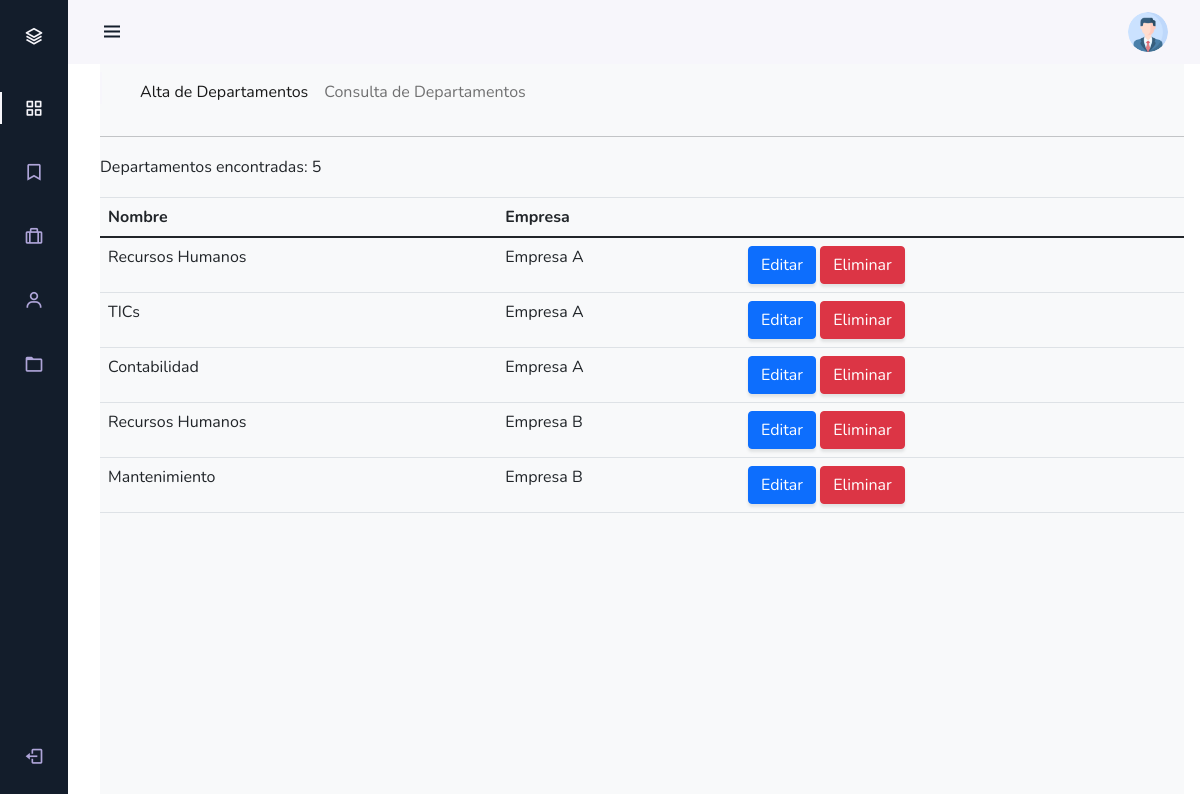
The page /gestionEmpleados/buscarD/ on the database its author committed.
### gestionEmpleados/models.py (models this page shows, shortened)
class  Departamento(models.Model):
    nombre=models.CharField(max_length=50)
    emp=models.ForeignKey(Empresa,on_delete=models.CASCADE)

class Empresa(models.Model):
    nombre=models.CharField(max_length=50)
    contacto=models.CharField(max_length=50, blank=True,null=True)
    telefono=models.CharField(max_length=10, blank=True,null=True)
    direccion=models.CharField(max_length=10, blank=True,null=True)
    def __str__(self):
        return self.nombre

### gestionEmpleados/views.py (the view)
# urls.py: path('buscarD/', views.buscarDept,name="BuscarD"),
def buscarDept(request):
    lista = Departamento.objects.all()
    return render(request,"resultados_deptos.html",{"articulos":lista})

### gestionEmpleados/Templates/resultados_deptos.html (shortened to what this page needs)
{% extends "departamentos.html" %}
{% load static %}
{% block content %}
    <div>
    <nav class="navbar navbar-expand-lg navbar-light bg-light">
          <div class="collapse navbar-collapse" id="navbarSupportedContent">
              <ul class="navbar-nav mr-auto">
                  <li class="nav-item active">
                    <a class="nav-link" href="{% url 'RegistrarD' %}">Alta de Departamentos </a>
                  </li>
                  <li class="nav-item">
                    <a class="nav-link" href="{% url 'BuscarD' %}">Consulta de Departamentos</a>
                  </li>
              </ul>
          </div>
         </nav>
          <hr>
      {% if articulos%}
      <p>Departamentos encontradas: {{articulos|length}} </p>
      <table class="table">
        <thead>
          <tr>
            <th>Nombre</th>
            <th>Empresa</th>
            <th></th>
          </tr>
        </thead>
        <tbody>
          {% for articulo in articulos%}
          <tr>
            <td>{{articulo.nombre}}</td>
            <td>{{articulo.emp}}</td>
            <td>
                <a href="{% url 'EditarD' articulo.id %}" class="btn btn-primary">Editar</a>
                <a href="{% url 'EliminarD' articulo.id %}" class="btn btn-danger">Eliminar</a>
            </td>
          </tr>
          {% endfor %}
        </tbody>
      </table>
      {% endif%}
    </div>
 {% endblock %}

### gestionEmpleados/static/gestionEmpleados/css/gestion.css (style rules this page uses)
body { font-family: 'Lora'; background-attachment: fixed; background-position: center; background-size: cover; }
p { line-height: 1.75; }
.btn { box-shadow: 0px 3px 3px 0px rgba(33, 37, 41, 0.1); }

### gestionEmpleados/static/gestionEmpleados/css/menu.css (style rules this page uses)
:root { --header-height: 3rem; --nav-width: 68px; --first-color: #131d2b; --first-color-light: #AFA5D9; --white-color: #F7F6FB; --body-font: 'Nunito', sans-serif; --normal-font-size: 1rem; --z-fixed: 100 }
body { position: relative; margin: var(--header-height) 0 0 0; padding: 0 1rem; font-family: var(--body-font); font-size: var(--normal-font-size); transition: .5s }
a { text-decoration: none }
.active { color: var(--white-color) }
.active::before { content: ''; position: absolute; left: 0; width: 2px; height: 32px; background-color: var(--white-color) }
@media screen and (min-width: 768px) { body { margin: calc(var(--header-height) + 1rem) 0 0 0; padding-left: calc(var(--nav-width) + 2rem) } }

### rows shown on the page
Departamento: nombre "Recursos Humanos", emp "Empresa A"
Departamento: nombre "TICs", emp "Empresa A"
Departamento: nombre "Contabilidad", emp "Empresa A"
Departamento: nombre "Recursos Humanos", emp "Empresa B"
Departamento: nombre "Mantenimiento", emp "Empresa B"

### other values the page prints
{{ articulos|length }} "5"
